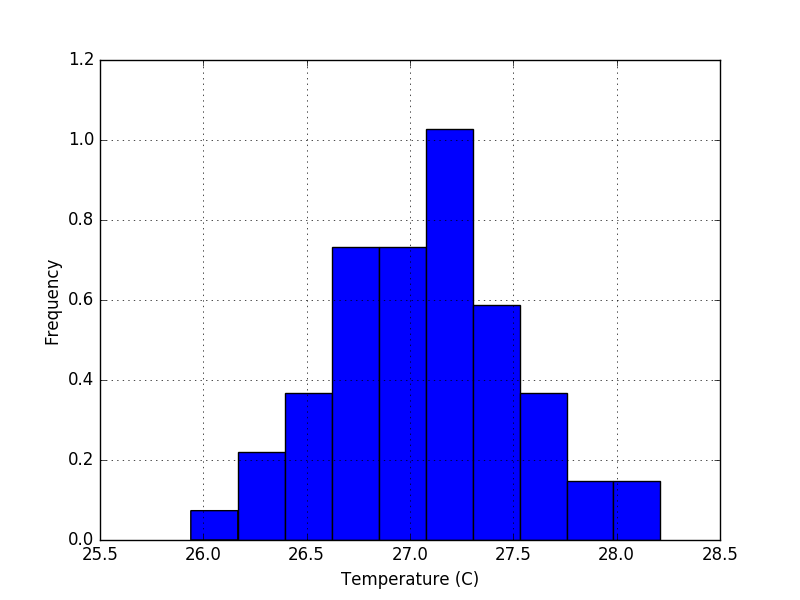

Write the Python code that produced this figure.
import matplotlib.pyplot as plt
import numpy as np
from random import gauss

# generating dummy temperature data over time
sample = 60
x = np.arange(sample)

temp = list()
for i in range(0,sample):
    temp.append(gauss(27,0.5)) # gauss(mean, std)
y = np.array(temp)

# plotting the signal waveform
#plt.title('Waveform of temparature signal')
plt.xlabel('Time (s)')
plt.ylabel('Temperature (C)')
plt.ylim(25, 29)
plt.grid(True)
plt.plot(x, y)
plt.show()

# plotting the histogram
plt.hist(y, normed=True)
#plt.title("Histogram of temperature signal")
plt.xlabel("Temperature (C)")
plt.ylabel("Frequency")
plt.grid(True)
plt.show()
